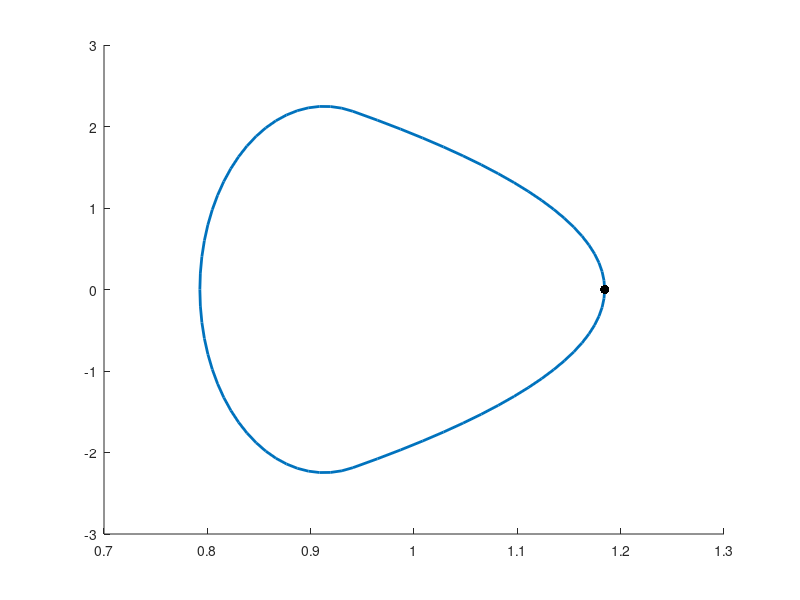
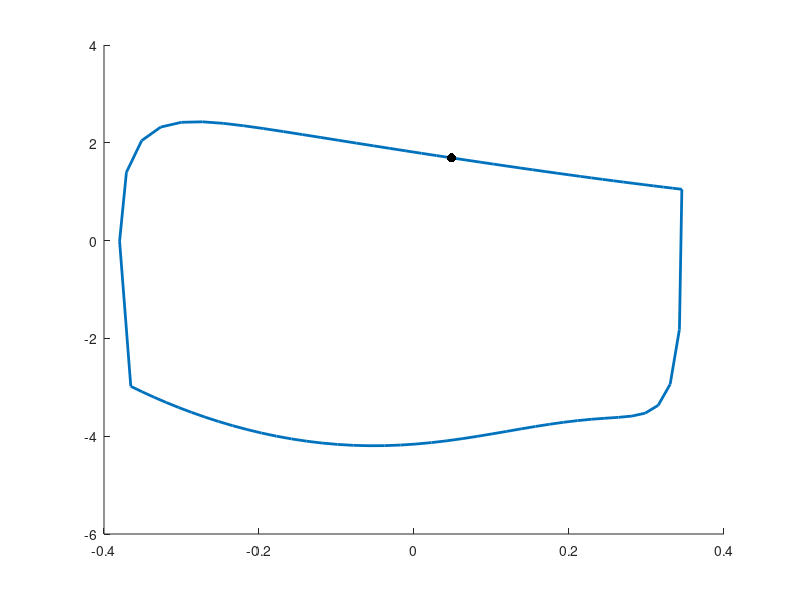

Recreate these plots in MATLAB, in order. (Note: this script raises an error after producing the figures.)
clc; clear all; close all;

%load solution
load('strict3.mat')

[ap,i] = min(abs(x_sol(5,41:end)));
i = i + 40;
x0 = [0;x_sol(2:end,i)]';

%limit cycle
figure; hold on
plot(x_sol(2,:),x_sol(5,:),'color','#0072BD','linewidth',2)
plot(x_sol(2,i),x_sol(5,i),'.','color','k','markersize',20)
figure; hold on
plot(x_sol(3,:),x_sol(6,:),'color','#0072BD','linewidth',2)
plot(x_sol(3,i),x_sol(6,i),'.','color','k','markersize',20)

%calculate dP and eigenvalues

% poincare(x0,phi0_sol,alpha0_sol, omega_sol)
% x0

epsilon = 1e-5;
dP = [];

for i = 2:6
    r = zeros(1,6);
    r(i) = epsilon;
    df = (poincare(x0+r,phi0_sol,alpha0_sol,omega_sol) - poincare(x0-r,phi0_sol,alpha0_sol,omega_sol))...
        /(2.*epsilon);
    dP(i-1,:) = df(2:6);
end

dP
eig(dP)


function [P, x_full, te] = poincare(x0, phi0, alpha0, omega)

% Parameters
global L0 l0 l1 M m_B m_L g c_phi d1 c_theta d2 c1 t_apex offset;
L0=1; M=80; g=9.81;
l0 = .6*L0;                     %lower leg length
l1 = .4*L0;                     %upper leg length
m_L = .32*M;                    %leg mass
m_B = M-m_L;                    %rest of body mass
c_phi = 750;                    %Nm/rad
d1 = 2*sqrt(c_phi*m_L);
c_theta = 1000;
d2 = 2*sqrt(c_theta*m_L);
c1 = 20 * 1000;

opts_flight = odeset('Events', @guard_flight);
opts_stance = odeset('Events', @guard_stance);
opts_apex = odeset('Events', @guard_apex);
step_width=.001;
x_full = [];
t_full = [];

t_apex = x0(5)/g;
tspan = 0:step_width:4.0;
[tout, xout, te, xe, ie] = ode45(@(t,x)mode2(t,x,alpha0,omega), tspan, x0, opts_flight);
x_full = [x_full; xout];
t_full = [t_full; tout];

tspan = te:step_width:4.0;
offset = xe(1) + L0 * sin(xe(3));
x0 = xe';
[tout, xout, te, xe, ie] = ode45(@(t,x)mode1st(t,x,phi0,offset), tspan, x0, opts_stance);
x_full = [x_full; xout];
t_full = [t_full; tout];

t_apex = te+xe(5)/g;
tspan = te:step_width:4.0;
x0 = xe';
[tout, xout, te, xe, ie] = ode45(@(t,x)mode2(t,x,alpha0,omega), tspan, x0, opts_apex);
x_full = [x_full; xout];
t_full = [t_full; tout];

% figure;plot(x_full(:,1),x_full(:,2))
% figure;plot(x_full(:,2),x_full(:,5))
% figure;plot(x_full(:,3),x_full(:,6))

P = xe;
end